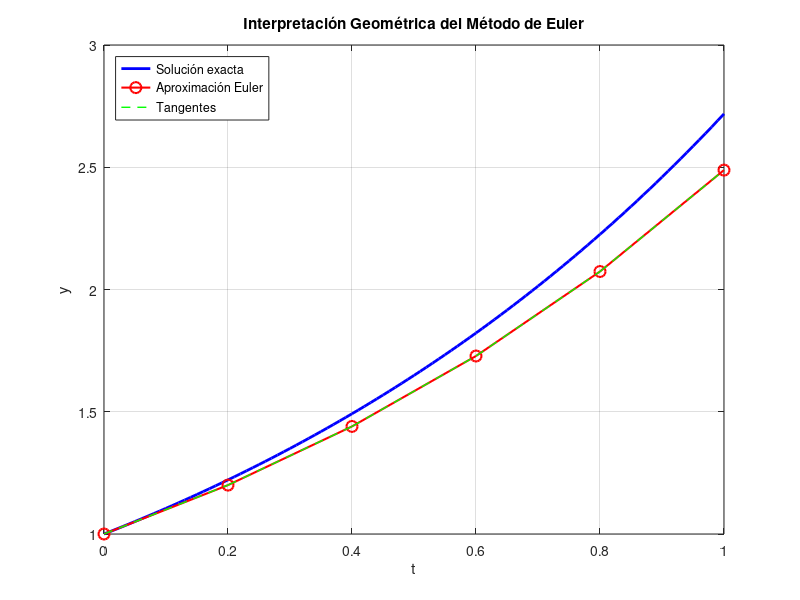
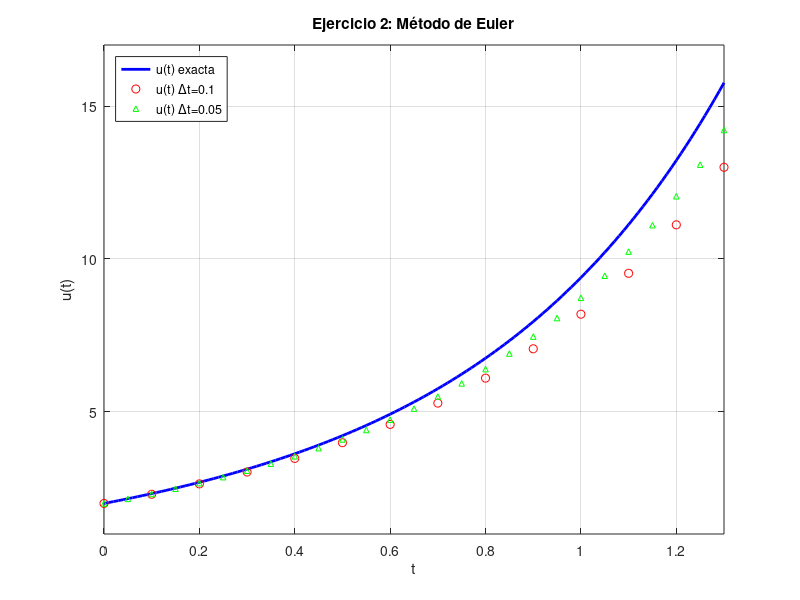
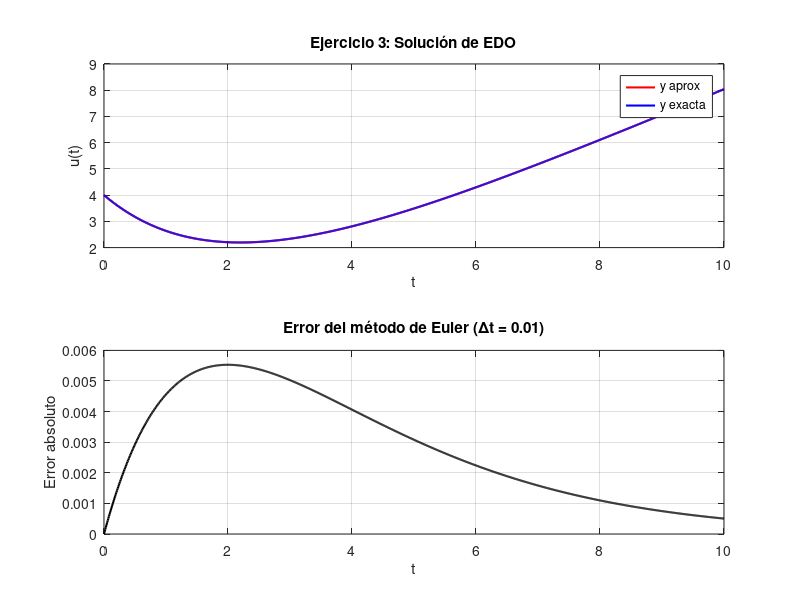
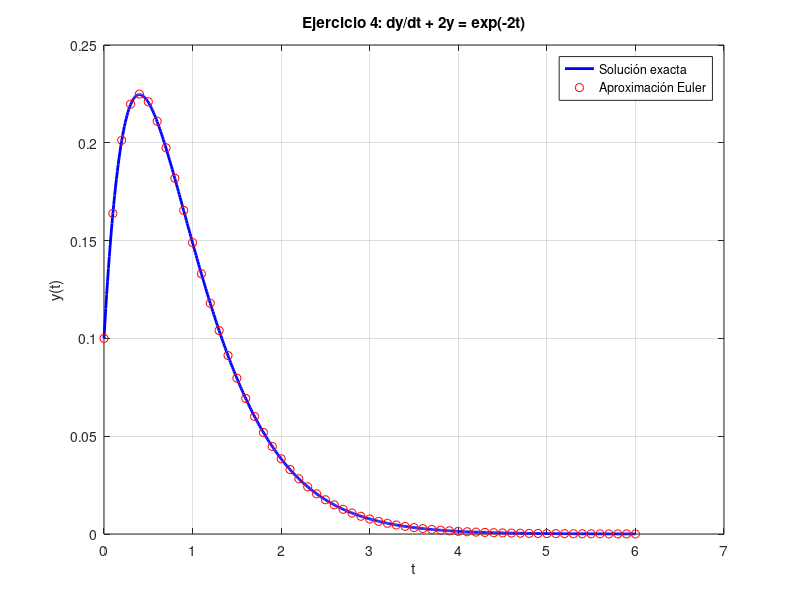

These charts were generated, in order, by the following MATLAB code:
% TP4 - Ecuaciones Diferenciales Ordinarias - Método de Euler
% Análisis Numérico - 2023
% Implementación correcta según PDF del TP
% =================================================================

function tp3_completo
    fprintf('====================================================\n');
    fprintf('TP EDO - MÉTODO DE EULER\n');
    fprintf('Análisis Numérico - UTN FRM - 2023\n');
    fprintf('====================================================\n\n');
    
    % Ejecutar todos los ejercicios
    ejercicio1();  % Teórico
    ejercicio2();
    ejercicio3();
    ejercicio4();
    ejercicio5();
    ejercicio6();
    ejercicio7a();  % Primer sistema del ejercicio 7
    ejercicio7b();  % Segundo sistema del ejercicio 7
    ejercicio8();
    ejercicio9();
    
    fprintf('\n¡Trabajo Práctico completado!\n');
end

% =================================================================
% MÉTODOS DE EULER
% =================================================================

function [t, u] = euler_simple(f, t0, u0, dt, n_pasos)
    % Método de Euler para EDO de primer orden
    % f: función que define du/dt = f(t,u)
    % t0, u0: condiciones iniciales
    % dt: tamaño del paso
    % n_pasos: número de pasos
    
    t = zeros(n_pasos+1, 1);
    u = zeros(n_pasos+1, 1);
    
    t(1) = t0;
    u(1) = u0;
    
    for i = 1:n_pasos
        k1 = dt * f(t(i), u(i));
        u(i+1) = u(i) + k1;
        t(i+1) = t(i) + dt;
    end
end

function [t, X] = euler_sistema(F, t0, X0, dt, n_pasos)
    % Método de Euler para sistemas de EDO
    % F: función vectorial que define dX/dt = F(t,X)
    % t0: valor inicial de t
    % X0: vector de condiciones iniciales
    % dt: tamaño del paso
    % n_pasos: número de pasos
    
    m = length(X0);  % número de ecuaciones
    t = zeros(n_pasos+1, 1);
    X = zeros(n_pasos+1, m);
    
    t(1) = t0;
    X(1, :) = X0';
    
    for i = 1:n_pasos
        k1 = dt * F(t(i), X(i, :)');
        X(i+1, :) = X(i, :) + k1';
        t(i+1) = t(i) + dt;
    end
end

% =================================================================
% EJERCICIO 1 - Teórico
% =================================================================

function ejercicio1()
    fprintf('=== EJERCICIO 1 ===\n');
    fprintf('Interpretación geométrica del Método de Euler:\n');
    fprintf('------------------------------------------------\n');
    fprintf('El método de Euler aproxima la curva solución mediante\n');
    fprintf('segmentos de recta tangentes. En cada punto (tn, un),\n');
    fprintf('se usa la pendiente f(tn, un) para avanzar al siguiente punto.\n\n');
    
    fprintf('Error de Truncamiento Local (ETL):\n');
    fprintf('ETL = (Δt)²/2 * d²u(t)/dt²|ξ\n');
    fprintf('Por lo tanto, el método de Euler es de primer orden O(Δt)\n\n');
    
    % Visualización geométrica
    figure;
    t = 0:0.01:1;
    y_exact = exp(t);  % Ejemplo: y' = y, y(0) = 1
    
    % Euler con paso grande para visualizar
    dt_vis = 0.2;
    n_vis = 5;
    [t_euler, y_euler] = euler_simple(@(t,y) y, 0, 1, dt_vis, n_vis);
    
    plot(t, y_exact, 'b-', 'LineWidth', 2);
    hold on;
    plot(t_euler, y_euler, 'ro-', 'LineWidth', 1.5, 'MarkerSize', 8);
    
    % Dibujar tangentes
    for i = 1:length(t_euler)-1
        t_tang = [t_euler(i), t_euler(i+1)];
        y_tang = [y_euler(i), y_euler(i+1)];
        plot(t_tang, y_tang, 'g--', 'LineWidth', 1);
    end
    
    xlabel('t');
    ylabel('y');
    title('Interpretación Geométrica del Método de Euler');
    legend('Solución exacta', 'Aproximación Euler', 'Tangentes', 'Location', 'northwest');
    grid on;
end

% =================================================================
% EJERCICIO 2
% =================================================================

function ejercicio2()
    fprintf('\n=== EJERCICIO 2 ===\n');
    fprintf('EDO: du/dt - 2u(t) = -2t - 1, u(0) = 2\n');
    fprintf('Solución exacta: u(t) = exp(2t) + t + 1\n');
    fprintf('------------------------------------------------\n');
    
    % Definir la EDO: du/dt = f(t,u) = 2u(t) - 2t - 1
    f = @(t, u) 2*u - 2*t - 1;
    
    % Condiciones iniciales
    t0 = 0;
    u0 = 2;
    t_final = 0.5;
    
    % a) Con Δt = 0.10
    dt1 = 0.10;
    n1 = round(t_final/dt1);
    [t1, u1] = euler_simple(f, t0, u0, dt1, n1);
    
    % b) Con Δt = 0.25
    dt2 = 0.25;
    n2 = round(t_final/dt2);
    [t2, u2] = euler_simple(f, t0, u0, dt2, n2);
    
    % Solución exacta
    u_exacta = @(t) exp(2*t) + t + 1;
    
    % Mostrar resultados en t = 0.5
    u_exact_05 = u_exacta(0.5);
    error1 = abs(u1(end) - u_exact_05);
    error2 = abs(u2(end) - u_exact_05);
    
    fprintf('Resultados en t = 0.5:\n');
    fprintf('Δt = 0.10: u(0.5) = %.6f, Error = %.6f\n', u1(end), error1);
    fprintf('Δt = 0.25: u(0.5) = %.6f, Error = %.6f\n', u2(end), error2);
    fprintf('Valor exacto: u(0.5) = %.6f\n', u_exact_05);
    
    % Tabla detallada
    fprintf('\nTabla detallada con Δt = 0.10:\n');
    fprintf('t\t\tu_Euler\t\tu_exacta\tError\n');
    for i = 1:length(t1)
        u_ex = u_exacta(t1(i));
        error = abs(u1(i) - u_ex);
        fprintf('%.2f\t\t%.6f\t%.6f\t%.6f\n', t1(i), u1(i), u_ex, error);
    end
    
    % Gráfico como en el PDF
    dt_graf = 0.01;
    n_graf = round(1.3/dt_graf);
    [t_graf, u_graf] = euler_simple(f, t0, u0, dt_graf, n_graf);
    
    t_exact = 0:0.01:1.3;
    u_exact = u_exacta(t_exact);
    
    % Con dt = 0.1
    dt_01 = 0.1;
    n_01 = round(1.3/dt_01);
    [t_01, u_01] = euler_simple(f, t0, u0, dt_01, n_01);
    
    % Con dt = 0.05
    dt_005 = 0.05;
    n_005 = round(1.3/dt_005);
    [t_005, u_005] = euler_simple(f, t0, u0, dt_005, n_005);
    
    figure;
    plot(t_exact, u_exact, 'b-', 'LineWidth', 2);
    hold on;
    plot(t_01, u_01, 'ro', 'MarkerSize', 6);
    plot(t_005, u_005, 'g^', 'MarkerSize', 4);
    xlabel('t');
    ylabel('u(t)');
    title('Ejercicio 2: Método de Euler');
    legend('u(t) exacta', 'u(t) Δt=0.1', 'u(t) Δt=0.05', 'Location', 'northwest');
    grid on;
    axis([0 1.3 1 17]);
end

% =================================================================
% EJERCICIO 3
% =================================================================

function ejercicio3()
    fprintf('\n=== EJERCICIO 3 ===\n');
    fprintf('EDO: du/dt + (1/2)u(t) = t/2, u(0) = 4\n');
    fprintf('Solución exacta: u(t) = 6*exp(-t/2) - 2 + t\n');
    fprintf('------------------------------------------------\n');
    
    % Definir la EDO: du/dt = f(t,u) = -u/2 + t/2
    f = @(t, u) -u/2 + t/2;
    
    % Condiciones iniciales
    t0 = 0;
    u0 = 4;
    
    % a) Con Δt = 0.10
    dt1 = 0.10;
    n1 = 5;  % hasta t = 0.5
    [t1, u1] = euler_simple(f, t0, u0, dt1, n1);
    
    % b) Con Δt = 0.25
    dt2 = 0.25;
    n2 = 2;  % hasta t = 0.5
    [t2, u2] = euler_simple(f, t0, u0, dt2, n2);
    
    % Solución exacta
    u_exacta = @(t) 6*exp(-t/2) - 2 + t;
    
    % Mostrar resultados
    fprintf('Resultados en t = 0.5:\n');
    fprintf('Δt = 0.10: u(0.5) = %.6f, Error = %.6f\n', u1(end), abs(u1(end) - u_exacta(0.5)));
    fprintf('Δt = 0.25: u(0.5) = %.6f, Error = %.6f\n', u2(end), abs(u2(end) - u_exacta(0.5)));
    fprintf('Valor exacto: u(0.5) = %.6f\n', u_exacta(0.5));
    
    % Gráfico con Δt = 0.01 hasta t = 10
    dt_graf = 0.01;
    n_graf = round(10/dt_graf);
    [t_graf, u_graf] = euler_simple(f, t0, u0, dt_graf, n_graf);
    
    t_exact = 0:0.01:10;
    u_exact = u_exacta(t_exact);
    
    figure;
    subplot(2,1,1);
    plot(t_graf, u_graf, 'r-', 'LineWidth', 1.5);
    hold on;
    plot(t_exact, u_exact, 'b-', 'LineWidth', 1.5);
    xlabel('t');
    ylabel('u(t)');
    title('Ejercicio 3: Solución de EDO');
    legend('y aprox', 'y exacta', 'Location', 'northeast');
    grid on;
    axis([0 10 2 9]);
    
    % Función error
    subplot(2,1,2);
    error_func = abs(u_graf - u_exacta(t_graf));
    plot(t_graf, error_func, 'k-', 'LineWidth', 1.5);
    xlabel('t');
    ylabel('Error absoluto');
    title('Error del método de Euler (Δt = 0.01)');
    grid on;
end

% =================================================================
% EJERCICIO 4
% =================================================================

function ejercicio4()
    fprintf('\n=== EJERCICIO 4 ===\n');
    fprintf('EDO: dy/dt + 2y(t) = exp(-2t), y(0) = 1/10\n');
    fprintf('Solución exacta: y(t) = (1/10)*exp(-2t) + t*exp(-2t)\n');
    fprintf('------------------------------------------------\n');
    
    % Definir la EDO: dy/dt = f(t,y) = -2y + exp(-2t)
    f = @(t, y) -2*y + exp(-2*t);
    
    % Condiciones iniciales
    t0 = 0;
    y0 = 1/10;
    
    % Solución exacta
    y_exacta = @(t) (1/10)*exp(-2*t) + t.*exp(-2*t);
    
    % Búsqueda del Δt óptimo
    dt_values = [0.1, 0.05, 0.01, 0.005, 0.001];
    errors = zeros(size(dt_values));
    
    t_eval = 0:0.01:5;
    y_exact_eval = y_exacta(t_eval);
    max_y = max(abs(y_exact_eval));
    
    fprintf('Análisis de convergencia:\n');
    fprintf('Δt\t\tNorma∞(error)\tError relativo (%%)\n');
    
    for i = 1:length(dt_values)
        dt = dt_values(i);
        n = round(5/dt);
        [t_euler, y_euler] = euler_simple(f, t0, y0, dt, n);
        
        % Interpolar para comparar en los mismos puntos
        y_euler_interp = interp1(t_euler, y_euler, t_eval, 'linear', 'extrap');
        error_vec = abs(y_euler_interp - y_exact_eval);
        errors(i) = max(error_vec);
        error_rel = (errors(i)/max_y) * 100;
        
        fprintf('%.3f\t\t%.6e\t%.2f%%\n', dt, errors(i), error_rel);
        
        if error_rel < 1.0
            fprintf('✓ Δt = %.3f cumple con error < 1%% del máximo\n', dt);
            dt_optimo = dt;
        end
    end
    
    % Gráfico con Δt óptimo
    dt_graf = 0.001;
    n_graf = round(6/dt_graf);
    [t_graf, y_graf] = euler_simple(f, t0, y0, dt_graf, n_graf);
    
    figure;
    t_exact = 0:0.01:6;
    y_exact = y_exacta(t_exact);
    
    plot(t_exact, y_exact, 'b-', 'LineWidth', 2);
    hold on;
    plot(t_graf(1:100:end), y_graf(1:100:end), 'ro', 'MarkerSize', 6);
    xlabel('t');
    ylabel('y(t)');
    title('Ejercicio 4: dy/dt + 2y = exp(-2t)');
    legend('Solución exacta', 'Aproximación Euler', 'Location', 'northeast');
    grid on;
end

% =================================================================
% EJERCICIO 5
% =================================================================

function ejercicio5()
    fprintf('\n=== EJERCICIO 5 ===\n');
    fprintf('EDO: du/dt - 2t*(u(t))^2 = 0, u(0) = 1\n');
    fprintf('Solución exacta: u(t) = 1/(1 - t^2)\n');
    fprintf('Nota: Asíntota vertical en t = 1\n');
    fprintf('------------------------------------------------\n');
    
    % Definir la EDO: du/dt = f(t,u) = 2t*u^2
    f = @(t, u) 2*t*u^2;
    
    % Condiciones iniciales
    t0 = 0;
    u0 = 1;
    
    % Solución exacta
    u_exacta = @(t) 1./(1 - t.^2);
    
    % Diferentes valores de Δt
    dt_values = [0.05, 0.01, 0.005];
    colors = {'r-', 'g-', 'm-'};
    
    figure;
    hold on;
    
    for i = 1:length(dt_values)
        dt = dt_values(i);
        t_max = 0.95;  % Antes de la asíntota
        n = round(t_max/dt);
        [t_euler, u_euler] = euler_simple(f, t0, u0, dt, n);
        
        plot(t_euler, u_euler, colors{i}, 'LineWidth', 1.5);
        
        % Calcular error
        u_exact_points = u_exacta(t_euler);
        error_norm = norm(u_euler - u_exact_points, inf);
        fprintf('Δt = %.3f: Norma∞(error) = %.6e\n', dt, error_norm);
    end
    
    % Solución exacta
    t_exact = 0:0.001:0.95;
    u_exact = u_exacta(t_exact);
    plot(t_exact, u_exact, 'b-', 'LineWidth', 2);
    
    xlabel('t');
    ylabel('u(t)');
    title('Ejercicio 5: Ecuación con asíntota vertical en t=1');
    legend('Δt=0.05', 'Δt=0.01', 'Δt=0.005', 'Solución exacta', 'Location', 'northwest');
    grid on;
    ylim([0 20]);
end

% =================================================================
% EJERCICIO 6
% =================================================================

function ejercicio6()
    fprintf('\n=== EJERCICIO 6 ===\n');
    fprintf('EDO: dy/dt + t*y(t) = 0, y(0) = 1\n');
    fprintf('Solución exacta: y(t) = exp(-t^2/2)\n');
    fprintf('------------------------------------------------\n');
    
    % Definir la EDO: dy/dt = f(t,y) = -t*y
    f = @(t, y) -t*y;
    
    % Condiciones iniciales
    t0 = 0;
    y0 = 1;
    
    % Solución exacta
    y_exacta = @(t) exp(-t.^2/2);
    
    % Análisis de convergencia
    dt_values = [0.1, 0.05, 0.01, 0.005];
    t_final = 3.5;
    
    fprintf('Análisis de convergencia:\n');
    fprintf('Δt\t\tNorma∞(error)\n');
    
    for i = 1:length(dt_values)
        dt = dt_values(i);
        n = round(t_final/dt);
        [t_euler, y_euler] = euler_simple(f, t0, y0, dt, n);
        
        y_exact = y_exacta(t_euler);
        error_norm = norm(y_euler - y_exact, inf);
        fprintf('%.3f\t\t%.6e\n', dt, error_norm);
    end
    
    % Gráfico
    dt_graf = 0.001;
    n_graf = round(3.5/dt_graf);
    [t_graf, y_graf] = euler_simple(f, t0, y0, dt_graf, n_graf);
    
    figure;
    plot(t_graf, y_graf, 'r-', 'LineWidth', 2);
    hold on;
    t_exact = 0:0.01:3.5;
    y_exact = y_exacta(t_exact);
    plot(t_exact, y_exact, 'b--', 'LineWidth', 2);
    
    xlabel('t');
    ylabel('y(t)');
    title('Ejercicio 6: dy/dt + t*y = 0');
    legend('Euler', 'Exacta', 'Location', 'northeast');
    grid on;
end

% =================================================================
% EJERCICIO 7a - Primer sistema
% =================================================================

function ejercicio7a()
    fprintf('\n=== EJERCICIO 7a ===\n');
    fprintf('Sistema: [x1''; x2''] = [-10 4; -4 0]*[x1; x2]\n');
    fprintf('Condiciones iniciales: [x1(0); x2(0)] = [5; 3]\n');
    fprintf('------------------------------------------------\n');
    
    % Definir el sistema
    A = [-10 4; -4 0];
    F = @(t, X) A * X;
    
    % Condiciones iniciales
    t0 = 0;
    X0 = [5; 3];
    
    % Con Δt = 0.02 hasta t = 2
    dt = 0.02;
    n = round(2/dt);
    [t, X] = euler_sistema(F, t0, X0, dt, n);
    
    % Solución exacta
    x1_exacta = @(t) (1/3)*exp(-8*t) + (14/3)*exp(-2*t);
    x2_exacta = @(t) (2/3)*exp(-8*t) + (7/3)*exp(-2*t);
    
    % Mostrar tabla de valores
    fprintf('\nTabla de valores (primeros puntos):\n');
    fprintf('t\t\tx1(t)\t\tx2(t)\t\tk1_x1\t\tk1_x2\n');
    for i = 1:min(5, length(t))
        if i < length(t)
            k1 = dt * F(t(i), X(i,:)');
            fprintf('%.2f\t\t%.6f\t%.6f\t%.6f\t%.6f\n', ...
                    t(i), X(i,1), X(i,2), k1(1), k1(2));
        else
            fprintf('%.2f\t\t%.6f\t%.6f\n', t(i), X(i,1), X(i,2));
        end
    end
    
    % Gráficos
    figure;
    subplot(2,1,1);
    plot(t, X(:,1), 'b-', 'LineWidth', 2);
    hold on;
    plot(t, X(:,2), 'r-', 'LineWidth', 2);
    t_exact = 0:0.01:2;
    x1_ex = x1_exacta(t_exact);
    x2_ex = x2_exacta(t_exact);
    plot(t_exact, x1_ex, 'b--', 'LineWidth', 1);
    plot(t_exact, x2_ex, 'r--', 'LineWidth', 1);
    xlabel('t');
    ylabel('x(t)');
    title('Ejercicio 7a: Solución del sistema');
    legend('x1 aprox', 'x2 aprox', 'x1 exacta', 'x2 exacta', 'Location', 'northeast');
    grid on;
    
    % Error
    subplot(2,1,2);
    x1_error = abs(X(:,1) - x1_exacta(t));
    x2_error = abs(X(:,2) - x2_exacta(t));
    plot(t, x1_error, 'b-', 'LineWidth', 2);
    hold on;
    plot(t, x2_error, 'r-', 'LineWidth', 2);
    xlabel('t');
    ylabel('Error absoluto');
    title('Error del método de Euler');
    legend('Error x1', 'Error x2', 'Location', 'northwest');
    grid on;
end

% =================================================================
% EJERCICIO 7b - Segundo sistema (alta frecuencia)
% =================================================================

function ejercicio7b()
    fprintf('\n=== EJERCICIO 7b ===\n');
    fprintf('Sistema: [x1''; x2''] = [0 1; -100 0]*[x1; x2]\n');
    fprintf('Condiciones iniciales: [x1(0); x2(0)] = [5; 3]\n');
    fprintf('Sistema oscilatorio de alta frecuencia\n');
    fprintf('------------------------------------------------\n');
    
    % Definir el sistema
    A = [0 1; -100 0];
    F = @(t, X) A * X;
    
    % Condiciones iniciales
    t0 = 0;
    X0 = [5; 3];
    
    % a) Con Δt = 0.01 (divergente)
    dt1 = 0.01;
    n1 = round(2.91/dt1);
    [t1, X1] = euler_sistema(F, t0, X0, dt1, n1);
    
    fprintf('\nCon Δt = 0.01 (primeros valores):\n');
    fprintf('t\t\tx1\t\tx2\n');
    indices_mostrar = [1, 2, 3, 4, 5, 6, 7];
    for idx = indices_mostrar
        if idx <= length(t1)
            fprintf('%.2e\t%.3e\t%.3e\n', t1(idx), X1(idx,1), X1(idx,2));
        end
    end
    
    % b) Con Δt = 0.0001 (convergente)
    dt2 = 0.0001;
    n2 = round(1.13/dt2);
    [t2, X2] = euler_sistema(F, t0, X0, dt2, n2);
    
    fprintf('\nCon Δt = 0.0001: Sistema estable y oscilatorio\n');
    fprintf('Período aproximado: %.3f\n', 2*pi/10);
    
    % Gráficos
    figure;
    
    % Gráfico con Δt = 0.01
    subplot(2,2,1);
    plot(t1, X1(:,1), 'b-', 'LineWidth', 1.5);
    xlabel('t');
    ylabel('x1(t)');
    title('x1(t) con Δt = 0.01 (divergente)');
    grid on;
    
    subplot(2,2,2);
    plot(X1(:,1), X1(:,2), 'r-', 'LineWidth', 1);
    xlabel('x1');
    ylabel('x2');
    title('Diagrama de fase (Δt = 0.01)');
    grid on;
    
    % Gráfico con Δt = 0.0001
    subplot(2,2,3);
    plot(t2(1:100:end), X2(1:100:end,1), 'b-', 'LineWidth', 1.5);
    xlabel('t');
    ylabel('x1(t)');
    title('x1(t) con Δt = 0.0001 (estable)');
    grid on;
    
    subplot(2,2,4);
    plot(X2(:,1), X2(:,2), 'g-', 'LineWidth', 1);
    xlabel('x1');
    ylabel('x2');
    title('Diagrama de fase (Δt = 0.0001)');
    grid on;
    axis equal;
end

% =================================================================
% EJERCICIO 8
% =================================================================

function ejercicio8()
    fprintf('\n=== EJERCICIO 8 ===\n');
    fprintf('Sistema: [x1''; x2''] = [-0.5 2; -2 -0.5]*[x1; x2]\n');
    fprintf('Condiciones iniciales: [x1(0); x2(0)] = [10; 0]\n');
    fprintf('------------------------------------------------\n');
    
    % Definir el sistema
    A = [-0.5 2; -2 -0.5];
    F = @(t, X) A * X;
    
    % Condiciones iniciales
    t0 = 0;
    X0 = [10; 0];
    
    % Con Δt = 0.055
    dt1 = 0.055;
    n1 = round(15/dt1);
    [t1, X1] = euler_sistema(F, t0, X0, dt1, n1);
    
    % Con Δt = 0.0055
    dt2 = 0.0055;
    n2 = round(15/dt2);
    [t2, X2] = euler_sistema(F, t0, X0, dt2, n2);
    
    fprintf('Análisis de convergencia de valores picos en [1, 4]:\n');
    
    % Encontrar picos en X1 para Δt = 0.055
    idx_rango1 = find(t1 >= 1 & t1 <= 4);
    if ~isempty(idx_rango1)
        [pks1, locs1] = findpeaks(X1(idx_rango1,1));
        if ~isempty(pks1)
            fprintf('Δt = 0.055: Primer pico = %.4f en t = %.2f\n', ...
                    pks1(1), t1(idx_rango1(locs1(1))));
        end
    end
    
    % Encontrar picos en X2 para Δt = 0.0055
    idx_rango2 = find(t2 >= 1 & t2 <= 4);
    if ~isempty(idx_rango2)
        [pks2, locs2] = findpeaks(X2(idx_rango2,1));
        if ~isempty(pks2)
            fprintf('Δt = 0.0055: Primer pico = %.4f en t = %.2f\n', ...
                    pks2(1), t2(idx_rango2(locs2(1))));
        end
    end
    
    % Gráficos
    figure;
    
    % Con Δt = 0.055
    subplot(2,2,1);
    plot(t1, X1(:,1), 'b-', 'LineWidth', 1.5);
    xlabel('t');
    ylabel('x1(t)');
    title('x1(t) con Δt = 0.055');
    grid on;
    
    subplot(2,2,2);
    plot(X1(:,1), X1(:,2), 'r.', 'MarkerSize', 3);
    xlabel('x1');
    ylabel('x2');
    title('Diagrama de fase (Δt = 0.055)');
    grid on;
    
    % Con Δt = 0.0055
    subplot(2,2,3);
    plot(t2(1:10:end), X2(1:10:end,1), 'b-', 'LineWidth', 1.5);
    xlabel('t');
    ylabel('x1(t)');
    title('x1(t) con Δt = 0.0055');
    grid on;
    
    subplot(2,2,4);
    plot(X2(1:10:end,1), X2(1:10:end,2), 'g-', 'LineWidth', 1);
    xlabel('x1');
    ylabel('x2');
    title('Diagrama de fase (Δt = 0.0055)');
    grid on;
end

% =================================================================
% EJERCICIO 9
% =================================================================

function ejercicio9()
    fprintf('\n=== EJERCICIO 9 ===\n');
    fprintf('Sistema: [x1''; x2''] = [0 1; -4 0]*[x1; x2] + sin(3t)*[0; 10]\n');
    fprintf('Condiciones iniciales: [x1(0); x2(0)] = [0; 0]\n');
    fprintf('Sistema forzado con término sinusoidal\n');
    fprintf('------------------------------------------------\n');
    
    % Definir el sistema con forzamiento
    A = [0 1; -4 0];
    F = @(t, X) A * X + sin(3*t) * [0; 10];
    
    % Condiciones iniciales
    t0 = 0;
    X0 = [0; 0];
    
    % Probar diferentes valores de Δt
    dt_values = [0.01, 0.005, 0.001];
    
    fprintf('Buscando Δt adecuado para aproximación similar a RK2...\n');
    
    for dt = dt_values
        n = round(15/dt);
        [t, X] = euler_sistema(F, t0, X0, dt, n);
        
        % Verificar estabilidad
        if max(abs(X(:,1))) < 100  % Si no diverge
            fprintf('Δt = %.3f: Solución estable\n', dt);
            
            % Usar este Δt para los gráficos
            if dt == 0.001
                figure;
                
                subplot(1,2,1);
                plot(t(1:10:end), X(1:10:end,1), 'b-', 'LineWidth', 1.5);
                xlabel('t');
                ylabel('x1(t)');
                title(sprintf('Ejercicio 9: x1(t) con Δt = %.3f', dt));
                grid on;
                ylim([-6 6]);
                
                subplot(1,2,2);
                plot(X(1:10:end,1), X(1:10:end,2), 'r-', 'LineWidth', 1);
                xlabel('x1');
                ylabel('x2');
                title('Diagrama de fase');
                grid on;
                axis([-6 6 -15 15]);
            end
        else
            fprintf('Δt = %.3f: Solución divergente\n', dt);
        end
    end
    
    fprintf('\nNota: Para obtener resultados similares al método RK2,\n');
    fprintf('se requiere Δt ≤ 0.001 con el método de Euler.\n');
end

% =================================================================
% FUNCIÓN AUXILIAR PARA ENCONTRAR PICOS
% =================================================================

function [pks, locs] = findpeaks(data)
    % Función simple para encontrar picos locales
    pks = [];
    locs = [];
    
    for i = 2:length(data)-1
        if data(i) > data(i-1) && data(i) > data(i+1)
            pks = [pks; data(i)];
            locs = [locs; i];
        end
    end
end